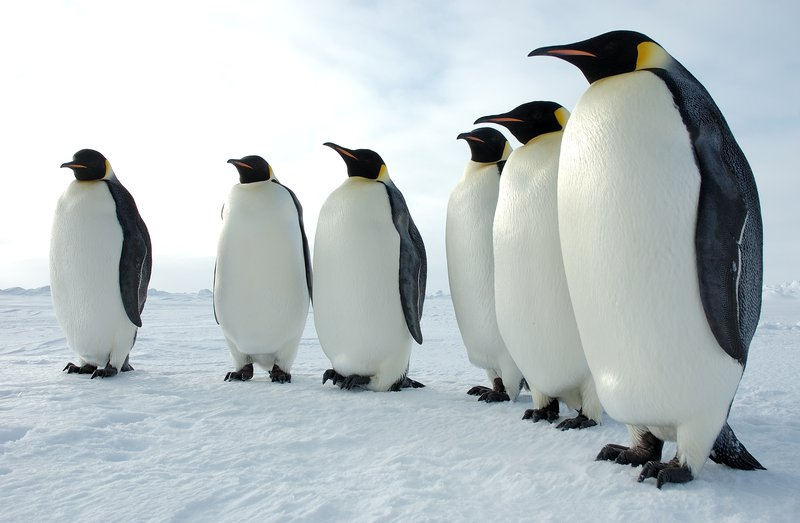
#> input picture python/penguins.jpg, 800 x 523 px, found by its file name
$ python tema10.py
#> lines starting #> are read from the running program, lines starting #| are printed output that depends on the picture
import numpy as np
import cv2

def filtru_low_pass(img, radius):
    # Calculează dimensiunea imaginii și centrul imaginii
#> called with radius = 60
    rows, cols = img.shape[:2]
#> rows = 523; cols = 800
    center_row, center_col = rows//2, cols//2
#> center_row = 261; center_col = 400
    # Realizează transformata de centrare a imaginii
    shifted = np.fft.fftshift(np.fft.fft2(img))

    # Calculează distanțele de la centrul imaginii pentru fiecare punct
    y, x = np.ogrid[:rows, :cols]
#> y = 523 values from 0 to 522
    distances = np.sqrt((x - center_col)**2 + (y - center_row)**2)

    # Creează un filtru ideal de tip low pass
    low_pass_filter = np.zeros((rows, cols), dtype=np.uint8)
    low_pass_filter[distances <= radius] = 1

    # Aplică filtrul prin înmulțirea element cu element a matricii filtrului cu matricea shiftată
    filtered = shifted * low_pass_filter

    # Realizează transformata inversă a imaginii filtrate
    filtered_image = np.fft.ifft2(np.fft.ifftshift(filtered)).real
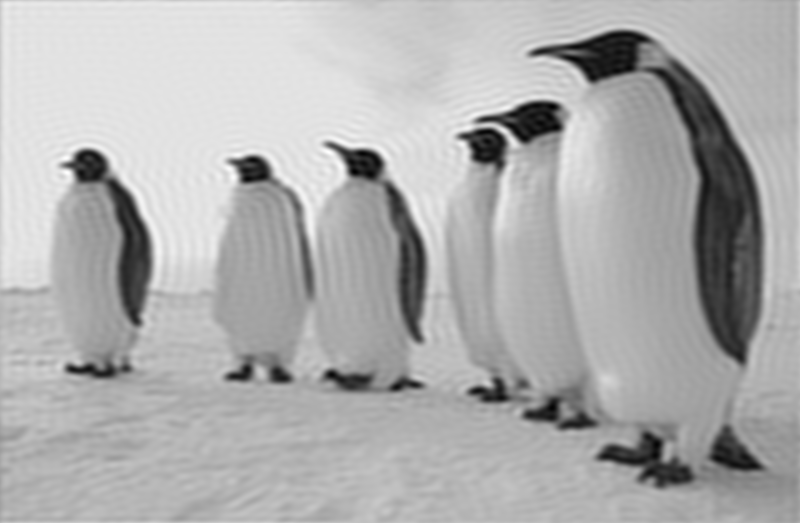
#> filtered_image: shape (523, 800) float64; min -25.69, max 290, mean 190.8; drawn with min black and max white

    # Realizează transformata de de-centrare a imaginii
    #filtered_image = np.roll(filtered_image, center_col, axis=1)
    #filtered_image = np.roll(filtered_image, center_row, axis=0)

    return filtered_image.astype(np.uint8)
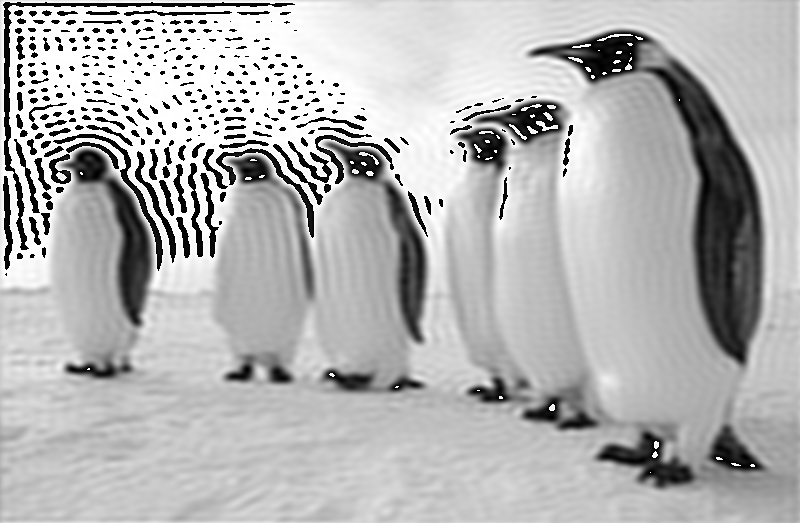
#> returned value: shape (523, 800); min 0, max 255, mean 179.1

img = cv2.imread("D:\wamp64\www\Prelucrarea Imaginilor\python\penguins.jpg", cv2.IMREAD_GRAYSCALE)
filtered_image = filtru_low_pass(img, 60)

cv2.imshow("Imaginea originala", img)
cv2.imshow("Low pass", filtered_image)

def filtru_high_pass(img, radius):
    # Calculează dimensiunea imaginii și centrul imaginii
#> called with radius = 2
    rows, cols = img.shape[:2]
#> rows = 523; cols = 800
    center_row, center_col = rows//2, cols//2
#> center_row = 261; center_col = 400
    # Realizează transformata de centrare a imaginii
    shifted = np.fft.fftshift(np.fft.fft2(img))

    # Calculează distanțele de la centrul imaginii pentru fiecare punct
    y, x = np.ogrid[:rows, :cols]
#> y = 523 values from 0 to 522
    distances = np.sqrt((x - center_col)*2 + (y - center_row)*2)

    # Creează un filtru ideal de tip high pass
    high_pass_filter = np.zeros((rows, cols), dtype=np.uint8)
    high_pass_filter[distances >= radius] = 1

    # Aplică filtrul prin înmulțirea element cu element a matricii filtrului cu matricea shiftată
    filtered = shifted * high_pass_filter

    # Realizează transformata inversă a imaginii filtrate
    filtered_image = np.fft.ifft2(np.fft.ifftshift(filtered)).real
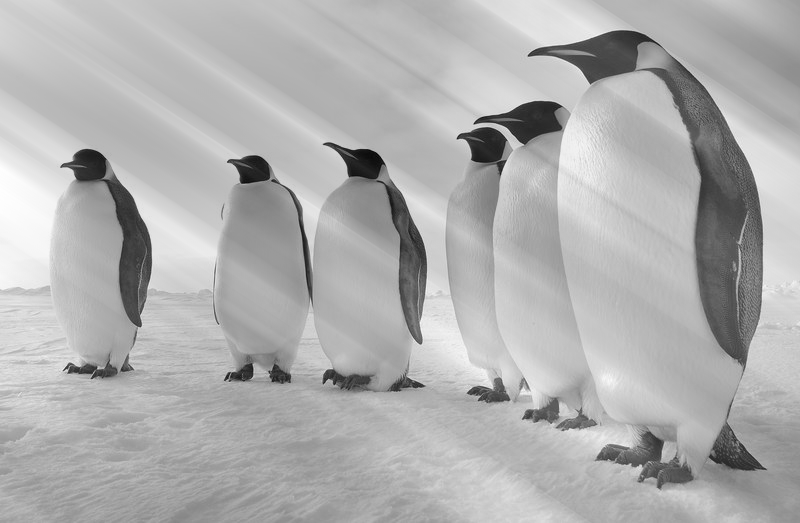
#> filtered_image: shape (523, 800) float64; min -116.3, max 52.42, mean 0; drawn with min black and max white

    # Realizează transformata de de-centrare a imaginii
    # filtered_image = np.roll(filtered_image, center_col, axis=1)
    # filtered_image = np.roll(filtered_image, center_row, axis=0)

    return filtered_image.astype(np.uint8)
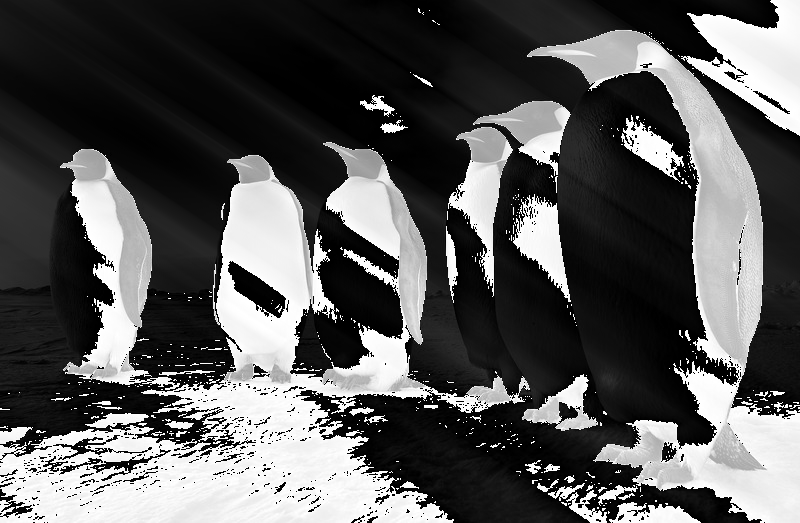
#> returned value: shape (523, 800); min 0, max 255, mean 87.8

img = cv2.imread("D:\wamp64\www\Prelucrarea Imaginilor\python\penguins.jpg", cv2.IMREAD_GRAYSCALE)
filtered_image = filtru_high_pass(img, 2)

cv2.imshow("High pass", filtered_image)
cv2.waitKey(0)
cv2.destroyAllWindows()

$ run again, with python/imagine.jpeg copied over python/penguins.jpg
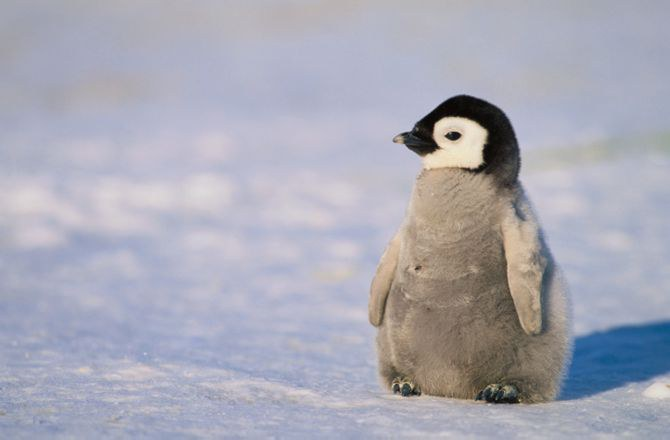
#> input picture python/imagine.jpeg, 670 x 440 px, found by its file name
#> in filtru_high_pass, `filtered_image = np.fft.ifft2(np.fft.ifftshift(filtered)).real`:
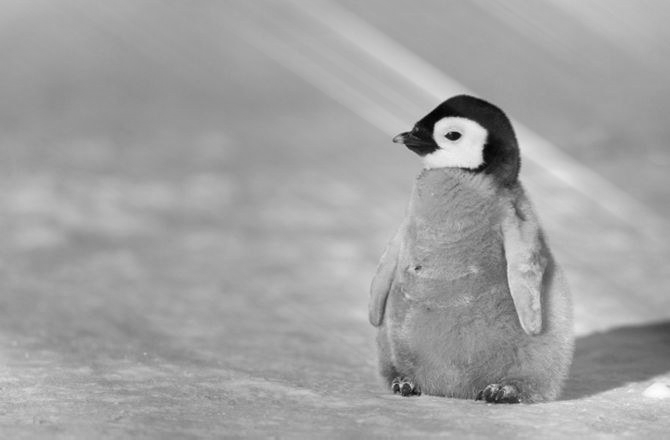
#> filtered_image: shape (440, 670) float64; min -80.72, max 46.13, mean 0; drawn with min black and max white
#> in filtru_high_pass, `return filtered_image.astype(np.uint8)`:
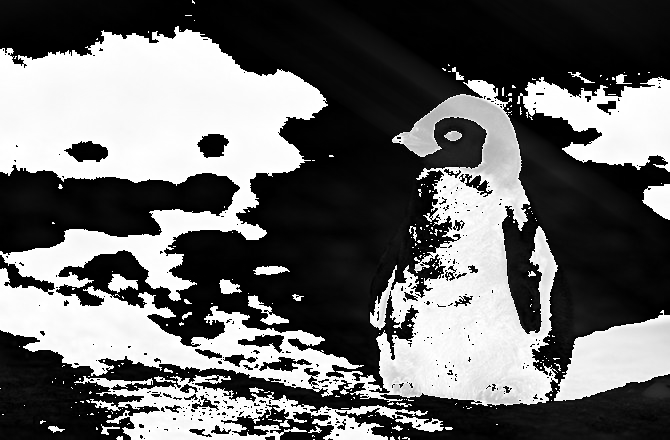
#> returned value: shape (440, 670); min 0, max 255, mean 104.7
